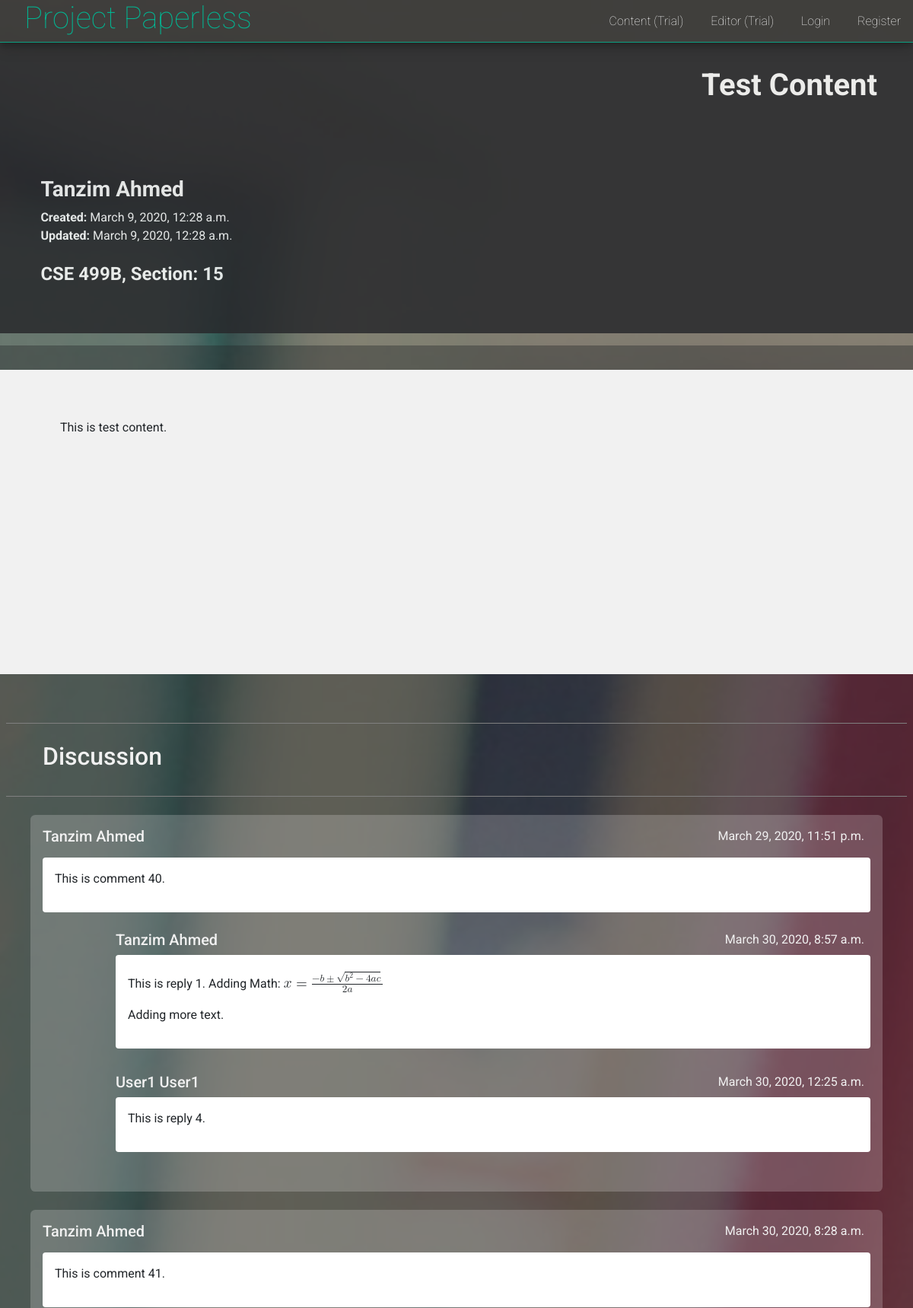
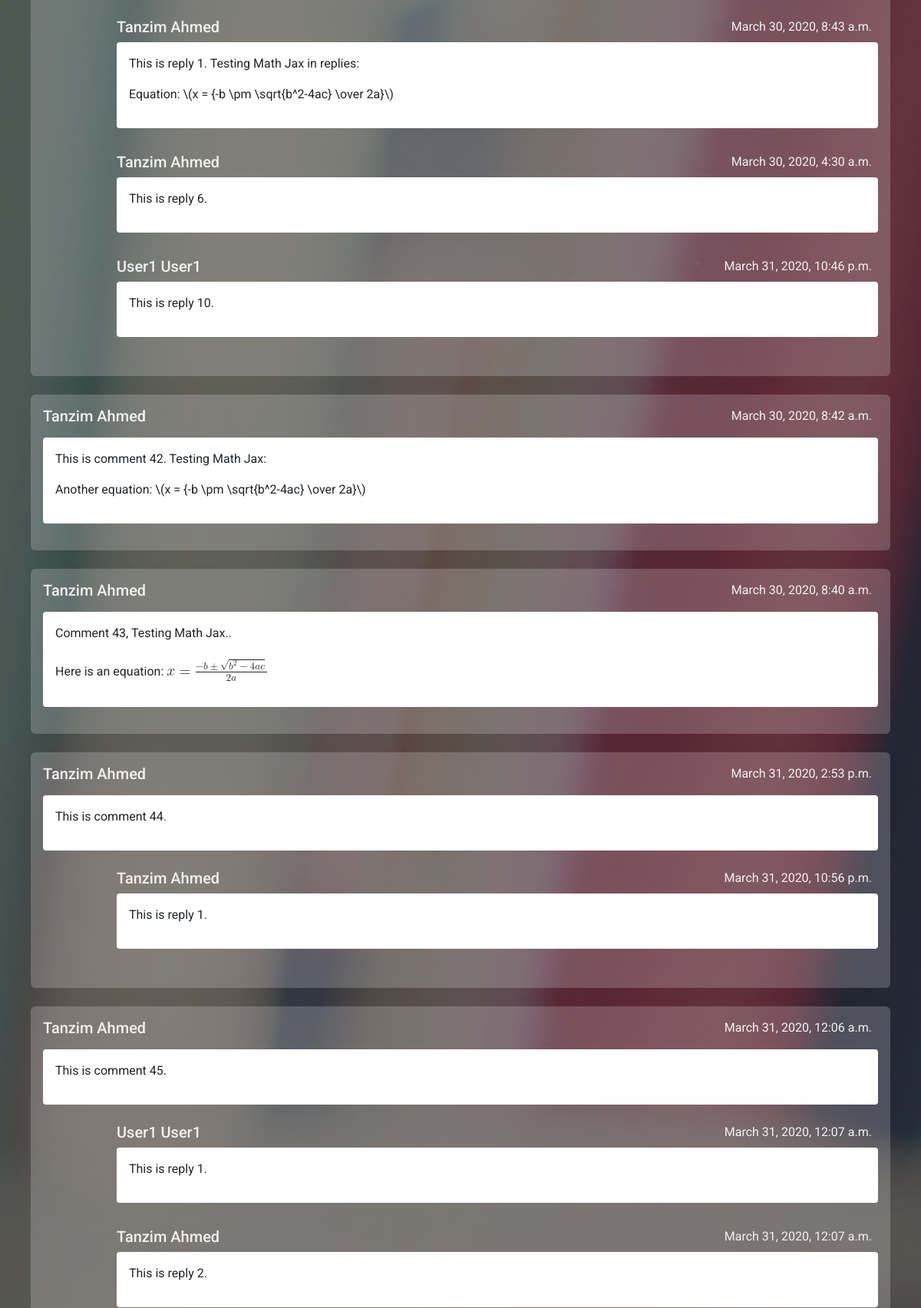
The app's page /content/S7jy7M/show/ (upper part) with its own data (2 pictures, top to bottom).
### creative_content/models.py (models this page shows)
class Content(models.Model):
    content = models.TextField()
    link = models.CharField(max_length=50, primary_key=True)
    title = models.CharField(max_length=200)
    user = models.ForeignKey('users.User', on_delete=models.CASCADE)
    course_code = models.CharField(max_length=15)
    section = models.IntegerField()
    date_created = models.DateTimeField(auto_now_add=True, editable=False)
    date_updated = models.DateTimeField(auto_now=True)
    def __str__(self):
        return self.link

class DiscussionThread(models.Model):
    text = models.TextField()
    user = models.ForeignKey('users.User', on_delete=models.CASCADE)
    content = models.ForeignKey(Content, on_delete=models.CASCADE, related_name='discussion')
    date = models.DateTimeField(auto_now=True)

class RepliesThread(models.Model):
    text = models.TextField()
    user = models.ForeignKey('users.User', on_delete=models.CASCADE)
    discussion = models.ForeignKey(DiscussionThread, on_delete=models.CASCADE, related_name='response')
    date = models.DateTimeField(auto_now=True)

### users/models.py (models this page shows)
class User(AbstractUser):
    username = models.CharField(
        error_messages={'unique': 'A user with that username already exists.'},
        help_text='Required. 10 characters or fewer.',
        max_length=10,
        unique=True,
        primary_key=True,
        validators=[UnicodeUsernameValidator(), MinLengthValidator(3)],
        verbose_name='username')
    is_educator = models.BooleanField(default=False)

### creative_content/views.py (the view)
# urls.py: path('<str:link>/show/', views.show, name='content_display'),
def show(request, link):
    try:
        content = Content.objects.get(link=link)
    except Content.DoesNotExist:
        raise Http404('Link does not exist')
    discussions = content.discussion.all()
    discussion_form = DiscussionForm()
    replies_form = RepliesForm()
    context = {
        'content': content,
        'discussions': discussions,
        'discussion_form': discussion_form,
        'replies_form': replies_form
    }
    print(context)
    return render(request, 'creative_content/content_display.html', context)

### templates/creative_content/content_display.html (shortened to what this page needs)
{% extends 'layout.html' %}
{% block background_class %}
  dashboard_background
{% endblock %}
{% block body %}
<div class="user_dashboard">
  <div class="header container">
    <div class="text-right welcome">
      <h1><strong>{{ content.title }}</strong></h1>
    </div>
    <div class="user_info">
      <h3>
        <strong>{{ content.user.get_full_name }}</strong>
        <br>
      </h3>
      <strong>Created: </strong> {{ content.date_created }} <br>
      <strong>Updated:  </strong> {{ content.date_updated }} <br>
      <br>
      <h4>
        <strong>
          {{ content.course_code }},
          Section: {{ content.section }}
        </strong>
      </h4>
    </div>
  </div>
  <div class="dashboard container content_area_container">
    <div class="content_area">
      <div class="container" id="content">
        {% if content %}
          {{ content.content | safe }}
        {% endif %}
      </div>
    </div>
    <div class="comment_section">
      <div class="comment_header">
        <h2>Discussion</h2>
      </div>
      <div class="comment_container">
        <form action="" id="replies_form">
          <div id="comments">
            {% for discussion in discussions %}
              <div class="comment_card" id="comment_card_{{ discussion.id }}">
                <div class="comment_info">
                  <h5>{{ discussion.user.get_full_name }}</h5>
                  <div class="text-right" id="comment_time_{{ discussion.id }}">
                    {{ discussion.date}}
                  </div>
                </div>
                <div class="comment_body" id="comment_{{ discussion.id }}">
                  {{ discussion.text | safe }}
                </div>
                <div id="replies_card_{{ discussion.id }}">
                  <div class="replies">
                    {% for response in discussion.response.all %}
                      <div class="comment_card comment_replies" id="reply_card_{{ discussion.id }}_{{ response.id }}">
                        <div class="comment_info">
                          <h5>{{ response.user.get_full_name }}</h5>
                          <div class="text-right" id="reply_time_{{ discussion.id }}_{{ response.id }}">
                            {{ response.date}}
                          </div>
                        </div>
                        <div class="comment_body" id="reply_{{ discussion.id }}_{{ response.id }}">
                          {{ response.text | safe }}
                        </div>
                      </div>
                    {% endfor %}
                  </div>
                </div>
              </div>
            {% endfor %}
          </div>
        </form>
      </div>
    </div>
  </div>
</div>
{% load static %}
{% endblock %}

### static/style.css (style rules this page uses)
body { margin: 0; padding: 0; font-family: 'Roboto', sans-serif; }
.dashboard_background { background-image: url('/static/images/bg_2.jpeg'); background-position: center; background-repeat: no-repeat; background-size: cover; background-attachment: fixed; width: 100%; height: 100vh; }
.user_dashboard { position: relative; width: 100%; min-height: 100vh; padding-top: 3.5rem; background-color: rgba(39, 40, 44, 0.5); }
.user_dashboard .header { width: 100%; padding-top: 2rem; padding-bottom: 2rem; margin-bottom: 1rem; background-color: rgb(39, 40, 44); color: white; opacity: 0.85; }
.user_dashboard .welcome { padding-right: 2rem; }
.user_dashboard .dashboard { display: flex; flex-wrap: wrap; justify-content: center; padding-top: 2rem; background-color: rgba(39, 40, 44, 0.4); }
.user_dashboard .container { max-width: 1275px; }
.header .user_info { position: relative; margin-top: 5rem; width: 100%; padding: 1rem 2.4rem 0.5rem 2.4rem; margin-bottom: 1rem; }
.content_area_container { padding-left: 0; padding-right: 0; }
.content_area { background-color: #f1f1f1; width: 100%; min-height: 50vh; padding: 4rem; margin-bottom: 2rem; text-align: justify; }
.comment_section { width: 100%; }
.comment_section .comment_header { margin: 2rem 0.5rem 0; padding: 1.5rem 0; color: #f1f1f1; border-top: 1px solid grey; border-bottom: 1px solid grey; }
.comment_header h2 { padding-left: 3rem; }
.comment_section .comment_container { padding: 0 2.5rem 2rem; width: 100%; }
.comment_section .comment_card { background-color: rgba(255, 255, 255, 0.2); padding: 1rem; margin-top: 1.5rem; margin-bottom: 0.5rem; border-radius: 0.4rem; }
.comment_container .comment_info { position: relative; color: #f1f1f1; margin-bottom: 1rem; }
.comment_replies .comment_info { margin-bottom: 0.5rem; }
.comment_info .text-right { display: inline-block; position: absolute; right: 0.5rem; bottom: 0; }
.comment_container .comment_body { width: 100%; padding: 1rem; text-align: justify; background-color: white; border-radius: 0.25rem; margin-bottom: 0.5rem; }
.comment_section .comment_replies { margin-top: 0; margin-left: 6rem; margin-bottom: 0; background-color: transparent; padding-left: 0; padding-right: 0; padding-bottom: 0.5rem; border-radius: 0; }

### records on screen
Content: title "Test Content", user.get_full_name "Tanzim Ahmed", date_created "March 9, 2020, 12:28 a.m.", date_updated "March 9, 2020, 12:28 a.m.", course_code "CSE 499B", section "15", content "This is test content."
DiscussionThread: user.get_full_name "Tanzim Ahmed", date "March 29, 2020, 11:51 p.m.", text "This is comment 40."
RepliesThread: user.get_full_name "Tanzim Ahmed", date "March 30, 2020, 8:57 a.m.", text "This is reply 1. Adding Math: x = − b ± b 2 − 4 a c 2 a Adding more text."
RepliesThread: user.get_full_name "User1 User1", date "March 30, 2020, 12:25 a.m.", text "This is reply 4."
DiscussionThread: user.get_full_name "Tanzim Ahmed", date "March 30, 2020, 8:28 a.m.", text "This is comment 41."
RepliesThread: user.get_full_name "Tanzim Ahmed", date "March 30, 2020, 8:43 a.m.", text "This is reply 1. Testing Math Jax in replies: Equation: \\(x = {-b \\pm \\sqrt{b^2-4ac} \\over 2a}\\)"
RepliesThread: user.get_full_name "Tanzim Ahmed", date "March 30, 2020, 4:30 a.m.", text "This is reply 6."
RepliesThread: user.get_full_name "User1 User1", date "March 31, 2020, 10:46 p.m.", text "This is reply 10."
DiscussionThread: user.get_full_name "Tanzim Ahmed", date "March 30, 2020, 8:42 a.m.", text "This is comment 42. Testing Math Jax: Another equation: \\(x = {-b \\pm \\sqrt{b^2-4ac} \\over 2a}\\)"
DiscussionThread: user.get_full_name "Tanzim Ahmed", date "March 30, 2020, 8:40 a.m.", text "Comment 43, Testing Math Jax.. Here is an equation: x = − b ± b 2 − 4 a c 2 a"
DiscussionThread: user.get_full_name "Tanzim Ahmed", date "March 31, 2020, 2:53 p.m.", text "This is comment 44."
RepliesThread: user.get_full_name "Tanzim Ahmed", date "March 31, 2020, 10:56 p.m.", text "This is reply 1."
DiscussionThread: user.get_full_name "Tanzim Ahmed", date "March 31, 2020, 12:06 a.m.", text "This is comment 45."
RepliesThread: user.get_full_name "User1 User1", date "March 31, 2020, 12:07 a.m.", text "This is reply 1."
RepliesThread: user.get_full_name "Tanzim Ahmed", date "March 31, 2020, 12:07 a.m.", text "This is reply 2."
